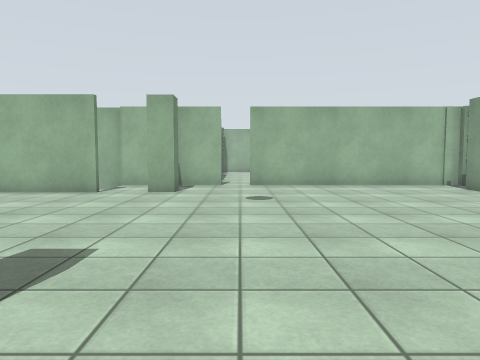
[1] (above)

20 first-person views from a walk through a world built for the Gazebo simulator. The camera is 1.2 m above the floor, tilts 4° down and sees 70° across. The floor is counted in squares, 1 m on a side. Each view is taken from the middle of a square. On the plan, view 1 faces up. The plan holds only what a view shows up to about 14 squares ahead; the rest is blank.

[2]
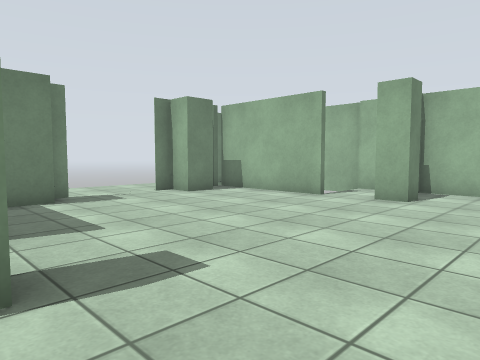

[3]
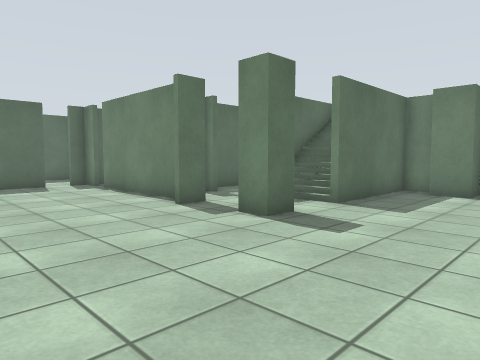

[4]
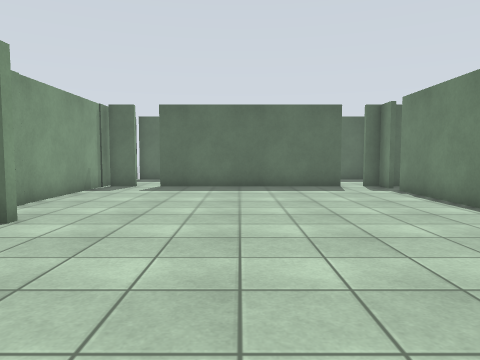

[5]
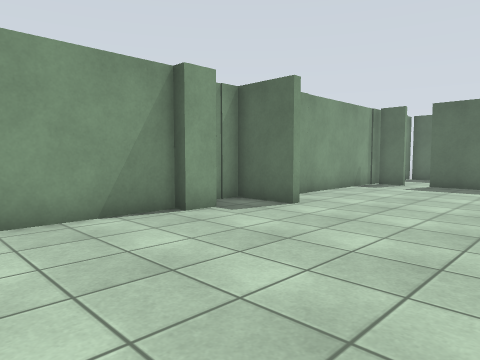

[6]
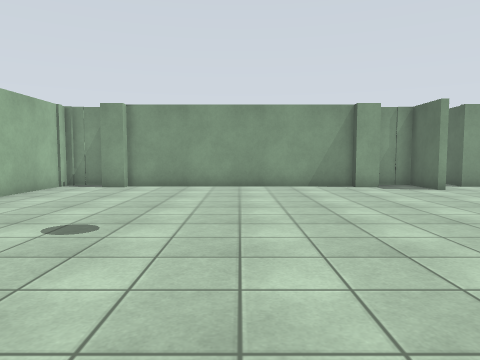

[7]
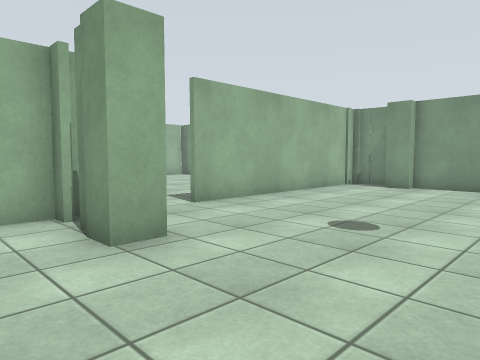

[8]
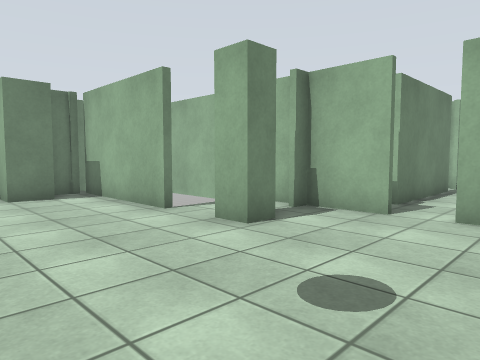

[9]
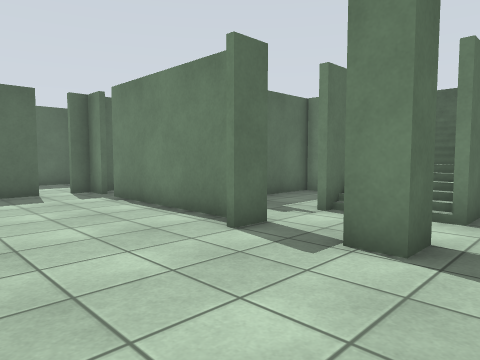

[10]
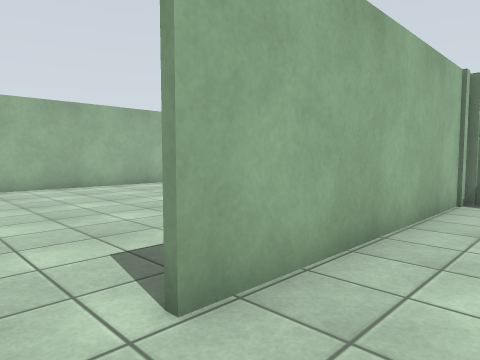

[11]
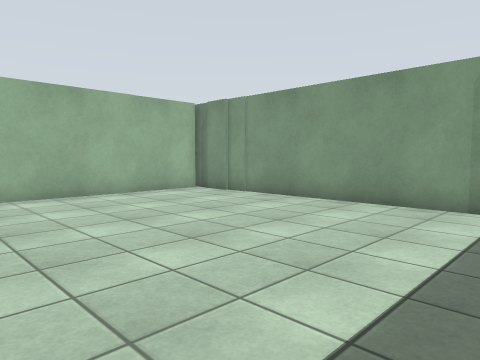

[12]
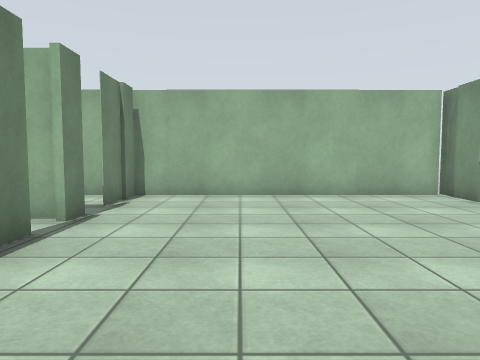

[13]
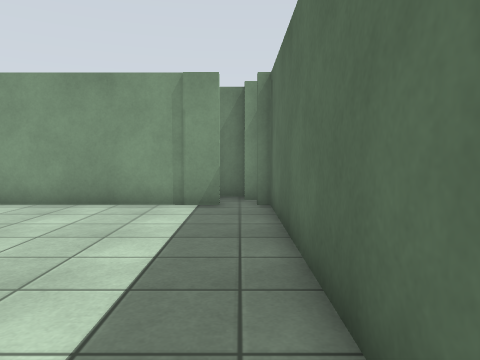

[14]
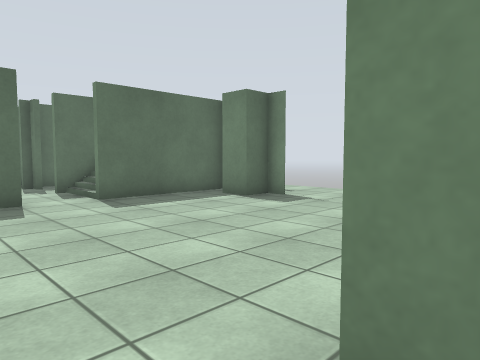

[15]
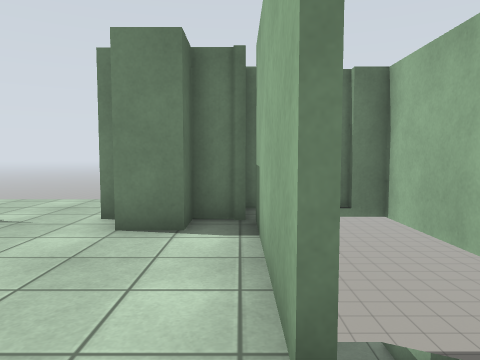

[16]
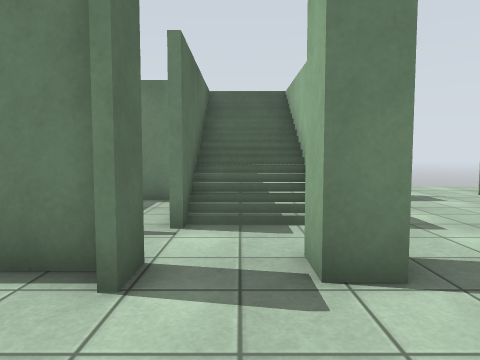

[17]
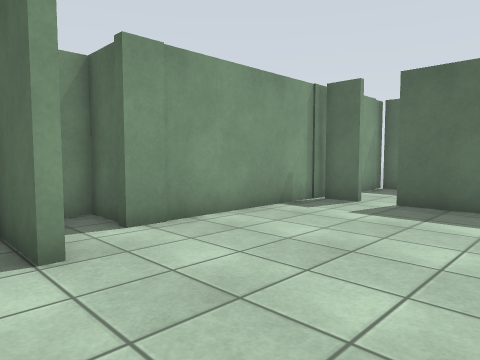

[18]
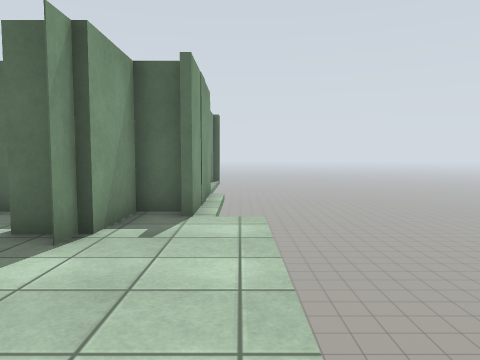

[19]
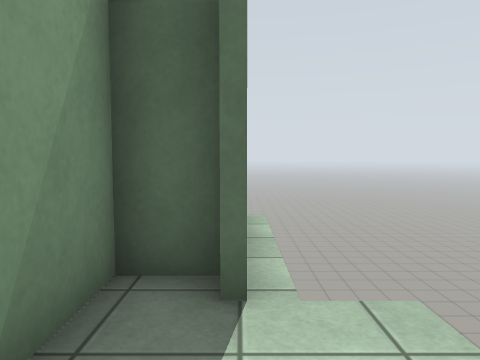

[20]
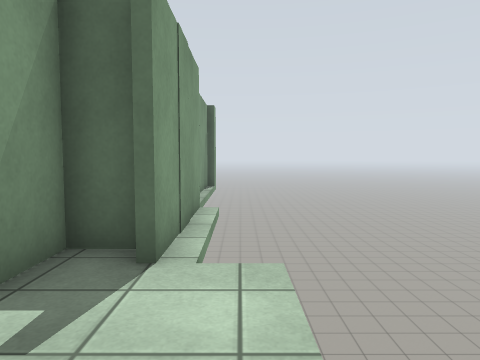

### Floor plan
Key: @ floor where view 1 was taken; # wall or solid block; x gap in a wall; . main floor; - floor 3.25 m lower than the main floor; / step, stairs or slope; = window, fence, low wall or low ledge; v drop or lower ground.
Columns run from 13 left of view 1 to 10 right of it. Each row starts with its distance up from view 1.
 26           vv#########v
 25             #........#
 24             #........##
 23             #.........#
 22             #.........#
 21             #.........#
 20             #.........#
 19             #.........#
 18 vv          #.........#
 17 vvv         #.........#
 16 vv          #.........##
 15 vv = x###   #..........#
 14 vvv-////#####.##########
 13   v-    /.x...........#
 12      ####.#...........#
 11     x.................#
 10  .  #.................#
  9  ...#.................#
  8  .....................#
  7  .....................#
  6  .....................#
  5  ...#.................#
  4  ...#.................#
  3  v#.==###.............#
  2   v//////.#...........#
  1   v//////.............#
  0     ==###.##.@.......###
 -1     ##....#............#
 -2      #..###...........##
 -3   v  #### #...........#
 -4   v       #...........#
 -5 v v       #...........#
 -6 v v       #...........#
 -7 v         #...........#
 -8 v         #xx######xx##
 -9            ..       .#
-10                      #

Where each view was taken, in squares from view 1:
view 1: 0 up, 0 right, facing up
view 2: 2 up, 1 right, facing up-left
view 3: 7 up, 3 right, facing down-left
view 4: 6 up, 3 right, facing down
view 5: 7 up, 2 right, facing down-right
view 6: 7 up, 5 left, facing right
view 7: 7 up, 5 left, facing up-right
view 8: 7 up, 2 right, facing up-left
view 9: 4 up, 2 right, facing down-left
view 10: 12 up, 1 left, facing up-right
view 11: 15 up, 0 right, facing up-right
view 12: 15 up, 2 right, facing up
view 13: 15 up, 0 right, facing right
view 14: 12 up, 1 left, facing down-left
view 15: 11 up, 3 left, facing left
view 16: 1 up, 1 right, facing left
view 17: 1 up, 3 right, facing down-right
view 18: 10 up, 12 left, facing down
view 19: 6 up, 11 left, facing down
view 20: 7 up, 12 left, facing down
